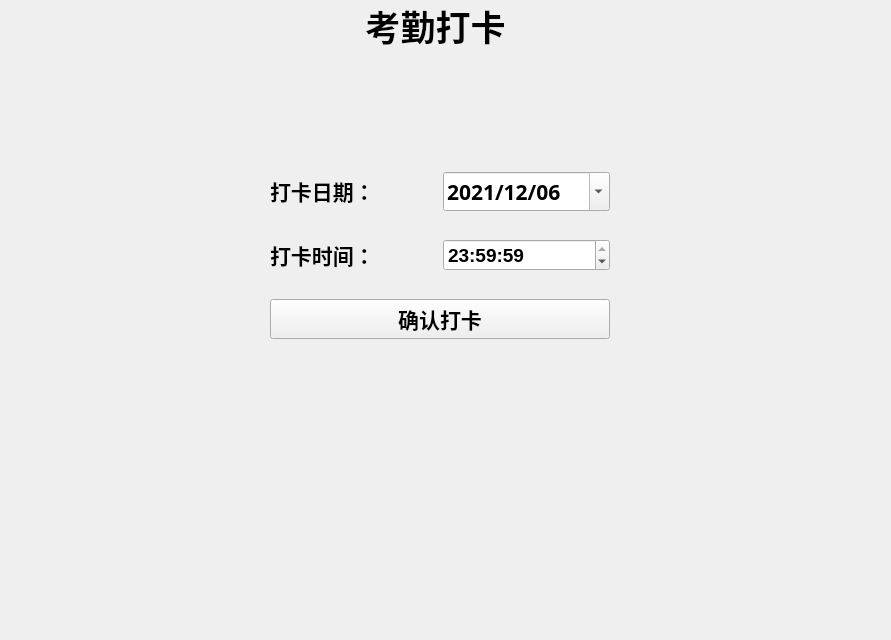
<?xml version="1.0" encoding="UTF-8"?>
<ui version="4.0">
 <class>stu_tiwen</class>
 <widget class="QWidget" name="stu_tiwen">
  <property name="geometry">
   <rect>
    <x>0</x>
    <y>0</y>
    <width>891</width>
    <height>640</height>
   </rect>
  </property>
  <property name="font">
   <font>
    <weight>75</weight>
    <bold>true</bold>
   </font>
  </property>
  <property name="windowTitle">
   <string>Form</string>
  </property>
  <widget class="QLabel" name="label">
   <property name="geometry">
    <rect>
     <x>-10</x>
     <y>0</y>
     <width>891</width>
     <height>51</height>
    </rect>
   </property>
   <property name="text">
    <string>&lt;html&gt;&lt;head/&gt;&lt;body&gt;&lt;p align=&quot;center&quot;&gt;&lt;span style=&quot; font-size:26pt;&quot;&gt;考勤打卡&lt;/span&gt;&lt;/p&gt;&lt;/body&gt;&lt;/html&gt;</string>
   </property>
  </widget>
  <widget class="QWidget" name="gridLayoutWidget">
   <property name="geometry">
    <rect>
     <x>270</x>
     <y>150</y>
     <width>340</width>
     <height>211</height>
    </rect>
   </property>
   <layout class="QGridLayout" name="gridLayout">
    <item row="0" column="1">
     <widget class="QDateEdit" name="dateEdit">
      <property name="font">
       <font>
        <family>AcadEref</family>
        <pointsize>16</pointsize>
        <weight>75</weight>
        <bold>true</bold>
       </font>
      </property>
      <property name="currentSection">
       <enum>QDateTimeEdit::DaySection</enum>
      </property>
      <property name="displayFormat">
       <string>yyyy/MM/dd</string>
      </property>
      <property name="calendarPopup">
       <bool>true</bool>
      </property>
      <property name="currentSectionIndex">
       <number>2</number>
      </property>
      <property name="date">
       <date>
        <year>2021</year>
        <month>12</month>
        <day>6</day>
       </date>
      </property>
     </widget>
    </item>
    <item row="1" column="0">
     <widget class="QLabel" name="label_3">
      <property name="text">
       <string>&lt;html&gt;&lt;head/&gt;&lt;body&gt;&lt;p&gt;&lt;span style=&quot; font-size:16pt;&quot;&gt;打卡时间：&lt;/span&gt;&lt;/p&gt;&lt;/body&gt;&lt;/html&gt;</string>
      </property>
     </widget>
    </item>
    <item row="0" column="0">
     <widget class="QLabel" name="label_2">
      <property name="text">
       <string>&lt;html&gt;&lt;head/&gt;&lt;body&gt;&lt;p&gt;&lt;span style=&quot; font-size:16pt;&quot;&gt;打卡日期：&lt;/span&gt;&lt;/p&gt;&lt;/body&gt;&lt;/html&gt;</string>
      </property>
     </widget>
    </item>
    <item row="2" column="0" colspan="2">
     <widget class="QPushButton" name="pushButton">
      <property name="font">
       <font>
        <pointsize>16</pointsize>
        <weight>75</weight>
        <bold>true</bold>
       </font>
      </property>
      <property name="text">
       <string>确认打卡</string>
      </property>
     </widget>
    </item>
    <item row="1" column="1">
     <widget class="QTimeEdit" name="timeEdit">
      <property name="font">
       <font>
        <pointsize>14</pointsize>
        <weight>75</weight>
        <bold>true</bold>
       </font>
      </property>
      <property name="displayFormat">
       <string>H:mm:ss</string>
      </property>
      <property name="time">
       <time>
        <hour>23</hour>
        <minute>59</minute>
        <second>59</second>
       </time>
      </property>
     </widget>
    </item>
   </layout>
  </widget>
 </widget>
 <resources/>
 <connections/>
</ui>
